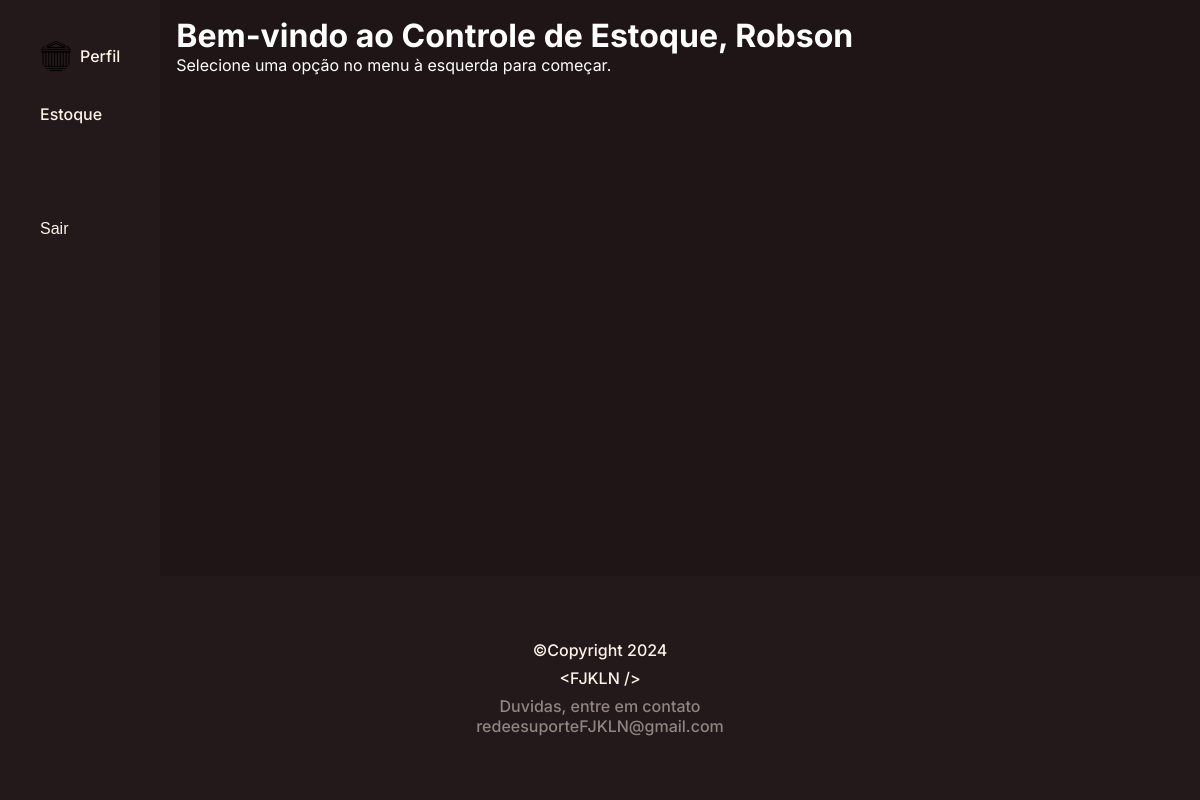
The page /tela/ (signed in) on the database its author committed.
### sistema/models.py (models this page shows, shortened)
class Gerente(AbstractUser):
    filial = models.OneToOneField(Filial, on_delete=models.CASCADE, null=True, blank=True)
    cpf = models.CharField(max_length=14, default='000.000.000-00')
    data_nascimento = models.DateField(default='2000-01-01')
    genero = models.CharField(max_length=20, default='Sem genero')
    pais = models.CharField(max_length=50, default='Brasil')
    estado = models.CharField(max_length=20, default=None)
    cidade = models.CharField(max_length=50, default=None)
    cargo = models.CharField(max_length=20, default='Sem cargo')
    telefone = models.CharField(max_length=20, default='(00) 0000-0000')
    imagem = models.ImageField(upload_to='images/', null=True, blank=True)

### tela_principal/views.py (the view)
# urls.py: path('', views.home_page, name='home')
def home_page(request):
    return render(request, 'tela_principal/index.html')

### tela_principal/templates/tela_principal/index.html (shortened to what this page needs)
{% load static %}
<!DOCTYPE html>
<html lang="pt-br">
<head>
    <link rel="stylesheet" href="{% static 'tela_principal/css/index.css' %}">
</head>
<body>
    <div class="container">
        <aside>
            <ul>
                <div>
                    <li>
                        <a href="{% url 'perfil:editar' user.id %}">
                            <img src="{{ user.imagem.url }}" alt="Imagem do Usuário" />
                            <p>Perfil</p>
                        </a>
                    </li>
                    <li>
                        <a href="{% url 'estoque:home' %}">
                            Estoque
                        </a>
                    </li>
                </div>
                <li>
                    <form action="{% url 'login:sair' %}" method="POST" style="display: inline;">
                        <button type="submit">Sair</button>
                    </form>
                </li>
            </ul>
        </aside>
        <main class="content">
            <h1>Bem-vindo ao Controle de Estoque, {{ user.username }}</h1>
            <p>Selecione uma opção no menu à esquerda para começar.</p>
        </main>
    </div>
    <footer style="text-align: center;">
        <p class="footer-copy">©Copyright
            <FJKLN /> 2024
        </p>
        <p class="footer-abrev">&lt;FJKLN /&gt;</p>
        <p class="footer-autor">Duvidas, entre em contato
            <br>redeesuporteFJKLN@gmail.com
        </p>
    </footer>
</body>
</html>

### templates/static/tela_principal/css/index.css (style rules this page uses)
* { margin: 0; padding: 0; box-sizing: border-box; list-style: none; }
body { background: #1F1517; color: white; display: flex; flex-direction: column; min-height: 100vh; font-family: Inter; }
footer { padding: 4rem; display: flex; flex-direction: column; align-items: center; gap: 0.5rem; background: #23181A; text-align: center; width: 100%; }
.footer-copy { color: #FFF2E7; font-size: 1rem; font-weight: 500; text-align: center; }
.footer-autor { color: rgba(255, 242, 231, 0.50); font-size: 1rem; font-style: normal; font-weight: 500; text-align: center; }
.footer-abrev { color: #FFF2E7; font-size: 1rem; font-weight: 500; text-align: center; }
.container { display: flex; flex-direction: row; flex: 1; }
aside { padding: 2rem; background: #23181A; }
aside img { width: 2rem; height: 2rem; border-radius: 50%; }
aside ul { display: flex; flex-direction: column; gap: 5rem; }
button, a { border: none; background: none; cursor: pointer; color: #FFF2E7; font-size: 1rem; font-weight: 500; text-align: center; text-decoration: none; display: flex; flex-direction: row; align-items: center; gap: 0.5rem; padding: 0.5rem; transition: all 0.3s ease-in-out; border-radius: 0.5rem; width: 100%; }
aside div { display: flex; flex-direction: column; gap: 1rem; }
.content { padding: 1rem; }

### rows shown on the page
Gerente: imagem (picture), username "Robson"
